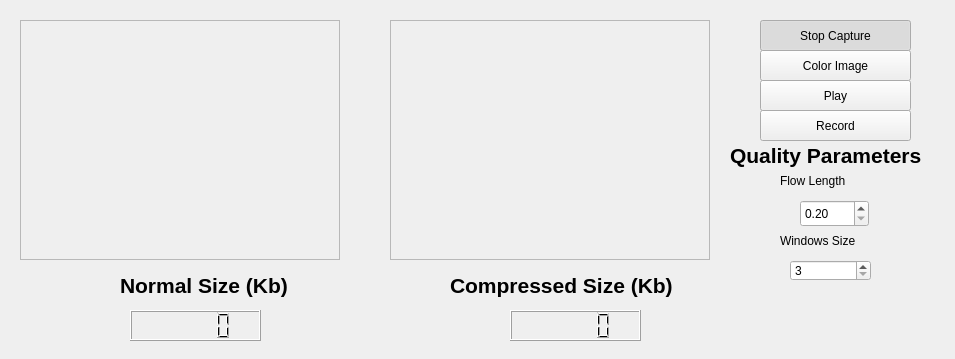
<?xml version="1.0" encoding="UTF-8"?>
<ui version="4.0">
 <class>MainWindow</class>
 <widget class="QWidget" name="MainWindow">
  <property name="geometry">
   <rect>
    <x>0</x>
    <y>0</y>
    <width>955</width>
    <height>359</height>
   </rect>
  </property>
  <property name="windowTitle">
   <string>Proyecto de Visión Artificial</string>
  </property>
  <widget class="QFrame" name="imageFrameS">
   <property name="geometry">
    <rect>
     <x>20</x>
     <y>20</y>
     <width>320</width>
     <height>240</height>
    </rect>
   </property>
   <property name="frameShape">
    <enum>QFrame::StyledPanel</enum>
   </property>
   <property name="frameShadow">
    <enum>QFrame::Raised</enum>
   </property>
  </widget>
  <widget class="QFrame" name="imageFrameD">
   <property name="geometry">
    <rect>
     <x>390</x>
     <y>20</y>
     <width>320</width>
     <height>240</height>
    </rect>
   </property>
   <property name="frameShape">
    <enum>QFrame::StyledPanel</enum>
   </property>
   <property name="frameShadow">
    <enum>QFrame::Raised</enum>
   </property>
  </widget>
  <widget class="QPushButton" name="captureButton">
   <property name="geometry">
    <rect>
     <x>760</x>
     <y>20</y>
     <width>151</width>
     <height>31</height>
    </rect>
   </property>
   <property name="text">
    <string>Stop Capture</string>
   </property>
   <property name="checkable">
    <bool>true</bool>
   </property>
   <property name="checked">
    <bool>true</bool>
   </property>
  </widget>
  <widget class="QPushButton" name="colorButton">
   <property name="geometry">
    <rect>
     <x>760</x>
     <y>50</y>
     <width>151</width>
     <height>31</height>
    </rect>
   </property>
   <property name="text">
    <string>Color Image</string>
   </property>
   <property name="checkable">
    <bool>true</bool>
   </property>
   <property name="checked">
    <bool>false</bool>
   </property>
  </widget>
  <widget class="QPushButton" name="PlayButton">
   <property name="geometry">
    <rect>
     <x>760</x>
     <y>80</y>
     <width>151</width>
     <height>31</height>
    </rect>
   </property>
   <property name="text">
    <string>Play</string>
   </property>
   <property name="checkable">
    <bool>true</bool>
   </property>
   <property name="checked">
    <bool>false</bool>
   </property>
  </widget>
  <widget class="QPushButton" name="RecordButton">
   <property name="geometry">
    <rect>
     <x>760</x>
     <y>110</y>
     <width>151</width>
     <height>31</height>
    </rect>
   </property>
   <property name="text">
    <string>Record</string>
   </property>
   <property name="checkable">
    <bool>true</bool>
   </property>
   <property name="checked">
    <bool>false</bool>
   </property>
  </widget>
  <widget class="QSpinBox" name="Spin_Windows">
   <property name="geometry">
    <rect>
     <x>790</x>
     <y>260</y>
     <width>81</width>
     <height>21</height>
    </rect>
   </property>
   <property name="minimum">
    <number>3</number>
   </property>
   <property name="singleStep">
    <number>2</number>
   </property>
  </widget>
  <widget class="QLCDNumber" name="LCD_Normal">
   <property name="geometry">
    <rect>
     <x>130</x>
     <y>310</y>
     <width>131</width>
     <height>31</height>
    </rect>
   </property>
  </widget>
  <widget class="QLCDNumber" name="LCD_Compressed">
   <property name="geometry">
    <rect>
     <x>510</x>
     <y>310</y>
     <width>131</width>
     <height>31</height>
    </rect>
   </property>
  </widget>
  <widget class="QLabel" name="label">
   <property name="geometry">
    <rect>
     <x>120</x>
     <y>270</y>
     <width>171</width>
     <height>31</height>
    </rect>
   </property>
   <property name="text">
    <string>&lt;html&gt;&lt;head/&gt;&lt;body&gt;&lt;p&gt;&lt;span style=&quot; font-size:16pt; font-weight:600;&quot;&gt;Normal Size (Kb)&lt;/span&gt;&lt;/p&gt;&lt;/body&gt;&lt;/html&gt;</string>
   </property>
   <property name="textFormat">
    <enum>Qt::AutoText</enum>
   </property>
   <property name="scaledContents">
    <bool>true</bool>
   </property>
   <property name="wordWrap">
    <bool>false</bool>
   </property>
  </widget>
  <widget class="QLabel" name="label_2">
   <property name="geometry">
    <rect>
     <x>450</x>
     <y>270</y>
     <width>231</width>
     <height>31</height>
    </rect>
   </property>
   <property name="text">
    <string>&lt;html&gt;&lt;head/&gt;&lt;body&gt;&lt;p&gt;&lt;span style=&quot; font-size:16pt; font-weight:600;&quot;&gt;Compressed Size (Kb)&lt;/span&gt;&lt;/p&gt;&lt;/body&gt;&lt;/html&gt;</string>
   </property>
   <property name="textFormat">
    <enum>Qt::AutoText</enum>
   </property>
   <property name="scaledContents">
    <bool>true</bool>
   </property>
   <property name="wordWrap">
    <bool>false</bool>
   </property>
  </widget>
  <widget class="QLabel" name="label_3">
   <property name="geometry">
    <rect>
     <x>730</x>
     <y>140</y>
     <width>201</width>
     <height>31</height>
    </rect>
   </property>
   <property name="text">
    <string>&lt;html&gt;&lt;head/&gt;&lt;body&gt;&lt;p&gt;&lt;span style=&quot; font-size:16pt; font-weight:600;&quot;&gt;Quality Parameters&lt;/span&gt;&lt;/p&gt;&lt;/body&gt;&lt;/html&gt;</string>
   </property>
   <property name="textFormat">
    <enum>Qt::AutoText</enum>
   </property>
   <property name="scaledContents">
    <bool>true</bool>
   </property>
   <property name="wordWrap">
    <bool>false</bool>
   </property>
  </widget>
  <widget class="QLabel" name="label_4">
   <property name="geometry">
    <rect>
     <x>780</x>
     <y>170</y>
     <width>101</width>
     <height>21</height>
    </rect>
   </property>
   <property name="text">
    <string>Flow Length</string>
   </property>
  </widget>
  <widget class="QLabel" name="label_5">
   <property name="geometry">
    <rect>
     <x>780</x>
     <y>230</y>
     <width>121</width>
     <height>21</height>
    </rect>
   </property>
   <property name="text">
    <string>Windows Size</string>
   </property>
  </widget>
  <widget class="QDoubleSpinBox" name="Spin_Flow">
   <property name="geometry">
    <rect>
     <x>800</x>
     <y>200</y>
     <width>69</width>
     <height>27</height>
    </rect>
   </property>
   <property name="minimum">
    <double>0.200000000000000</double>
   </property>
   <property name="singleStep">
    <double>0.200000000000000</double>
   </property>
  </widget>
 </widget>
 <resources/>
 <connections/>
</ui>
